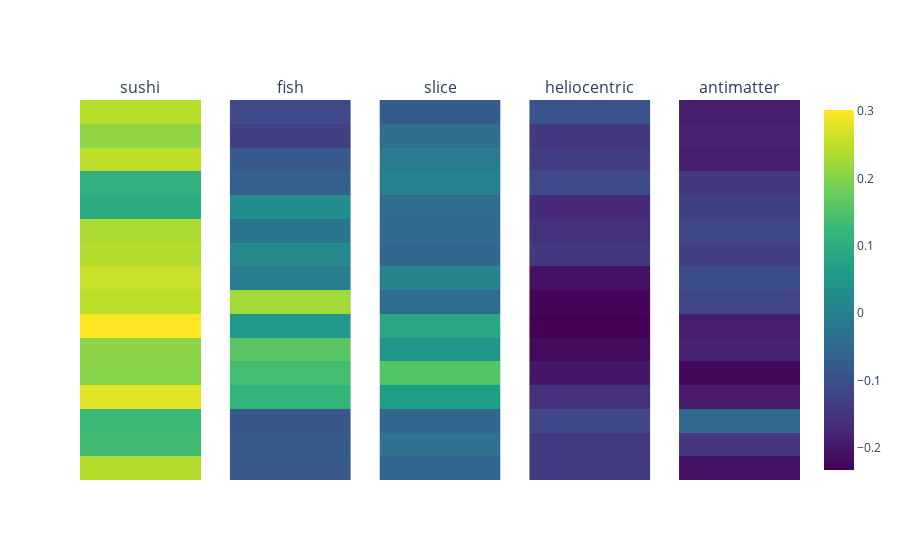

Notebook code for this chart:
### Code cell
fig = make_subplots(1,5, subplot_titles=('sushi', 'fish', 'slice', 'heliocentric', 'antimatter'))
fig.add_trace(
 go.Heatmap(z = cos_sim_sushi_norm, coloraxis = "coloraxis", zmin=-1, zmax=1), 1,1)

#fig.add_trace(
# go.Heatmap(z = cos_sim_pneumonoultramicroscopicsilicovolcanoconiosis, coloraxis = "coloraxis"),1,4)

fig.add_trace(
 go.Heatmap(z = cos_sim_fish_norm, coloraxis = "coloraxis", zmin=-1, zmax=1),1,2)

fig.add_trace(
 go.Heatmap(z = cos_sim_slice_norm, coloraxis = "coloraxis", zmin=-1, zmax=1),1,3)

fig.add_trace(
 go.Heatmap(z = cos_sim_heliocentric_norm, coloraxis = "coloraxis", zmin=-1, zmax=1),1,4)

fig.add_trace(
 go.Heatmap(z = cos_sim_antimatter_norm, coloraxis = "coloraxis", zmin=-1, zmax=1),1,5)

fig.update_layout(coloraxis = {'colorscale':'viridis'},)
#fig.update_layout(width=800, height=500, title_text='Cosine Similarity between ')
fig.update_xaxes(showticklabels=False)
fig.update_yaxes(showticklabels=False)

fig.show()

### Figure 1 — Plotly figure (JSON) as saved in the notebook; plotly's stock layout.template omitted (floating-point values rounded to 4 significant figures)
{"data": [{"coloraxis": "coloraxis", "type": "heatmap", "xaxis": "x", "yaxis": "y", "z": [[0.2399], [0.1366], [0.1287], [0.2795], [0.2032], [0.2059], [0.3014], [0.2466], [0.2575], [0.2381], [0.2348], [0.09606], [0.1063], [0.2489], [0.2112], [0.2437]], "zmax": 1, "zmin": -1}, {"coloraxis": "coloraxis", "type": "heatmap", "xaxis": "x2", "yaxis": "y2", "z": [[-0.08363], [-0.08042], [-0.08789], [0.1175], [0.1401], [0.1613], [0.05302], [0.2253], [-0.004618], [0.0224], [-0.02353], [0.02707], [-0.07198], [-0.0823], [-0.1297], [-0.1119]], "zmax": 1, "zmin": -1}, {"coloraxis": "coloraxis", "type": "heatmap", "xaxis": "x3", "yaxis": "y3", "z": [[-0.06066], [-0.03103], [-0.05844], [0.06659], [0.1542], [0.05039], [0.08635], [-0.04531], [0.009939], [-0.05745], [-0.04909], [-0.04461], [0.003832], [-0.007825], [-0.03612], [-0.07756]], "zmax": 1, "zmin": -1}, {"coloraxis": "coloraxis", "type": "heatmap", "xaxis": "x4", "yaxis": "y4", "z": [[-0.1389], [-0.1419], [-0.1176], [-0.1612], [-0.2001], [-0.2159], [-0.2324], [-0.2241], [-0.2087], [-0.1434], [-0.1581], [-0.167], [-0.1115], [-0.1358], [-0.1476], [-0.09338]], "zmax": 1, "zmin": -1}, {"coloraxis": "coloraxis", "type": "heatmap", "xaxis": "x5", "yaxis": "y5", "z": [[-0.2079], [-0.1482], [-0.05383], [-0.1942], [-0.221], [-0.1812], [-0.1895], [-0.1208], [-0.1038], [-0.1291], [-0.1171], [-0.1284], [-0.147], [-0.187], [-0.1833], [-0.1896]], "zmax": 1, "zmin": -1}], "layout": {"annotations": [{"font": {"size": 16}, "showarrow": false, "text": "sushi", "x": 0.084, "xanchor": "center", "xref": "paper", "y": 1, "yanchor": "bottom", "yref": "paper"}, {"font": {"size": 16}, "showarrow": false, "text": "fish", "x": 0.292, "xanchor": "center", "xref": "paper", "y": 1, "yanchor": "bottom", "yref": "paper"}, {"font": {"size": 16}, "showarrow": false, "text": "slice", "x": 0.5, "xanchor": "center", "xref": "paper", "y": 1, "yanchor": "bottom", "yref": "paper"}, {"font": {"size": 16}, "showarrow": false, "text": "heliocentric", "x": 0.708, "xanchor": "center", "xref": "paper", "y": 1, "yanchor": "bottom", "yref": "paper"}, {"font": {"size": 16}, "showarrow": false, "text": "antimatter", "x": 0.916, "xanchor": "center", "xref": "paper", "y": 1, "yanchor": "bottom", "yref": "paper"}], "coloraxis": {"colorscale": [[0, "#440154"], [0.1111, "#482878"], [0.2222, "#3e4989"], [0.3333, "#31688e"], [0.4444, "#26828e"], [0.5556, "#1f9e89"], [0.6667, "#35b779"], [0.7778, "#6ece58"], [0.8889, "#b5de2b"], [1, "#fde725"]]}, "xaxis": {"anchor": "y", "domain": [0, 0.168], "showticklabels": false}, "xaxis2": {"anchor": "y2", "domain": [0.208, 0.376], "showticklabels": false}, "xaxis3": {"anchor": "y3", "domain": [0.416, 0.584], "showticklabels": false}, "xaxis4": {"anchor": "y4", "domain": [0.624, 0.792], "showticklabels": false}, "xaxis5": {"anchor": "y5", "domain": [0.832, 1], "showticklabels": false}, "yaxis": {"anchor": "x", "domain": [0, 1], "showticklabels": false}, "yaxis2": {"anchor": "x2", "domain": [0, 1], "showticklabels": false}, "yaxis3": {"anchor": "x3", "domain": [0, 1], "showticklabels": false}, "yaxis4": {"anchor": "x4", "domain": [0, 1], "showticklabels": false}, "yaxis5": {"anchor": "x5", "domain": [0, 1], "showticklabels": false}}}
